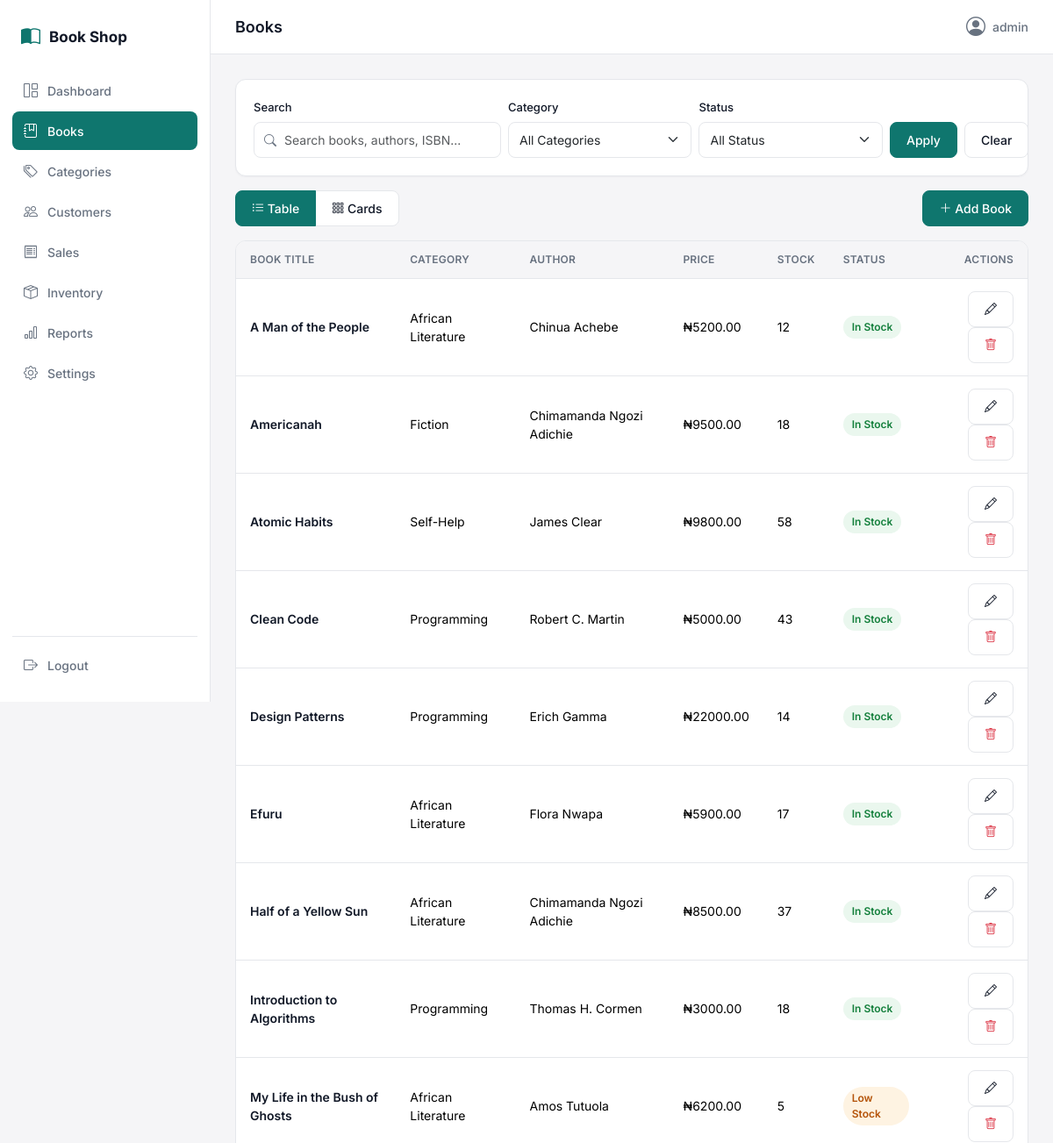
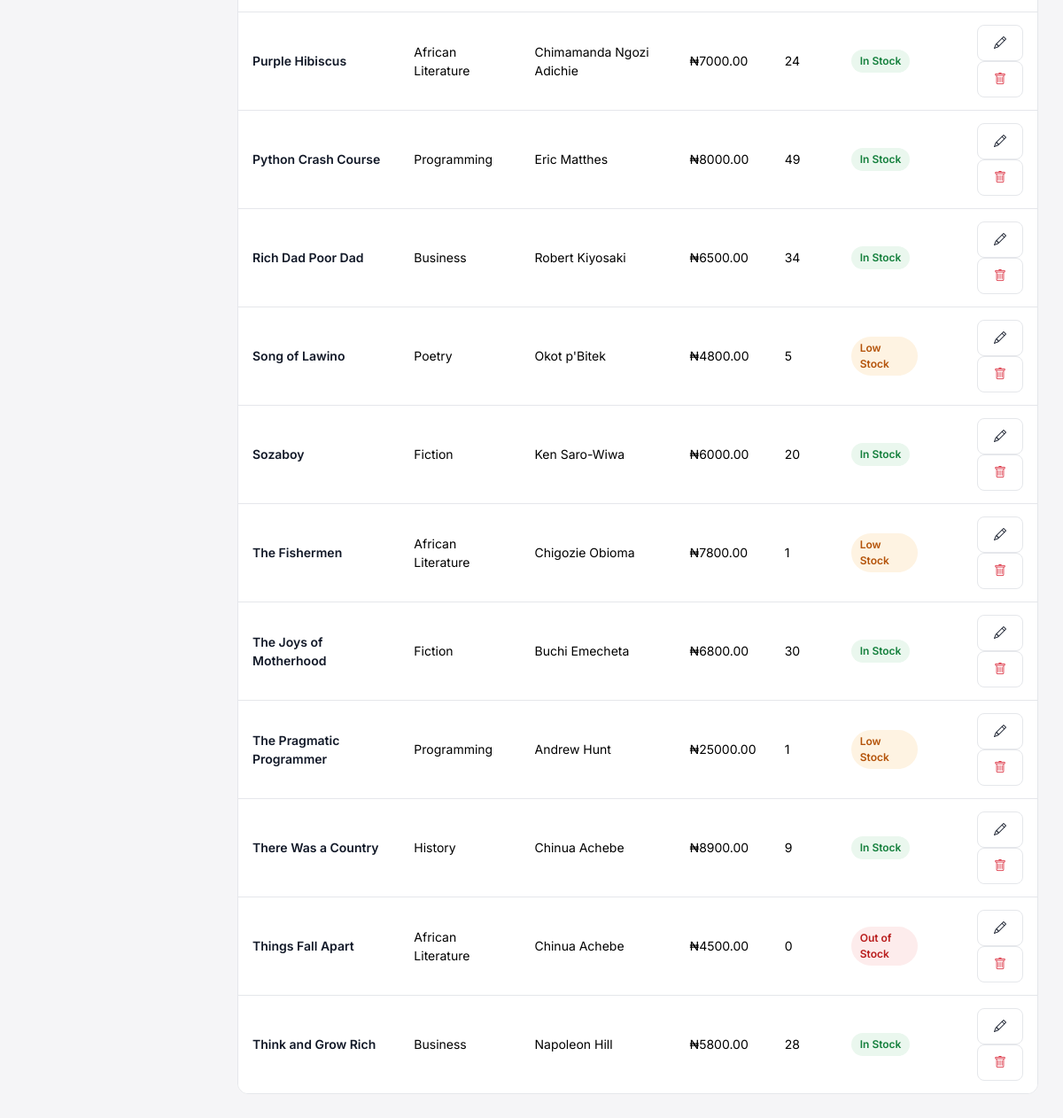
The app's page /books/ (signed in) with its own data (2 pictures, top to bottom).
### shop/models.py (models this page shows, shortened)
class Book(models.Model):
    title = models.CharField(max_length=255)
    author = models.CharField(max_length=255)
    isbn = models.CharField(max_length=13, unique=True, validators=[isbn_validator])
    category = models.ForeignKey(Category, on_delete=models.PROTECT, related_name="books")
    price = models.DecimalField(max_digits=10, decimal_places=2, validators=[MinValueValidator(0)])
    quantity = models.PositiveIntegerField(default=0, validators=[MinValueValidator(0)])
    description = models.TextField(blank=True)
    cover_image_url = models.URLField(max_length=500, blank=True)
    created_at = models.DateTimeField(auto_now_add=True)
    updated_at = models.DateTimeField(auto_now=True)
    class Meta:
        ordering = ["title"]
    @property
    def stock_status(self):
        from django.conf import settings as dj_settings
        threshold = getattr(dj_settings, "LOW_STOCK_THRESHOLD", 5)
        if self.quantity <= 0:
            return "out_of_stock"
        if self.quantity <= threshold:
            return "low_stock"
        return "in_stock"
    @property
    def stock_status_label(self):
        return {
            "out_of_stock": "Out of Stock",
            "low_stock": "Low Stock",
            "in_stock": "In Stock",
        }[self.stock_status]

class Category(models.Model):
    name = models.CharField(max_length=100, unique=True)
    description = models.TextField(blank=True)
    created_at = models.DateTimeField(auto_now_add=True)
    class Meta:
        ordering = ["name"]
        verbose_name_plural = "Categories"

### shop/views.py (the view)
# urls.py: path("books/", views.book_list, name="book_list"),
@login_required
def book_list(request):
    query = request.GET.get("q", "").strip()
    category_id = request.GET.get("category", "").strip()
    status = request.GET.get("status", "").strip()
    books = Book.objects.select_related("category").all()
    if query:
        books = books.filter(Q(title__icontains=query) | Q(author__icontains=query) | Q(isbn__icontains=query))
    if category_id:
        books = books.filter(category_id=category_id)
    if status:
        matching_ids = [b.pk for b in books if b.stock_status == status]
        books = books.filter(pk__in=matching_ids)
    return render(request, "books/book_list.html", {
        "active_nav": "books",
        "books": books,
        "categories": Category.objects.all(),
        "query": query,
        "selected_category": category_id,
        "selected_status": status,
    })

### templates/books/book_list.html (shortened to what this page needs)
{% extends "base.html" %}
{% block page_title %}Books{% endblock %}
{% block content %}
<form method="get" class="card-surface mb-3">
    <div class="row g-2 align-items-end">
        <div class="col-12 col-md-4">
            <label class="form-label">Search</label>
            <div class="search-input-wrap">
                <i class="bi bi-search"></i>
                <input type="text" name="q" class="form-control" placeholder="Search books, authors, ISBN..." value="{{ query }}">
            </div>
        </div>
        <div class="col-6 col-md-3">
            <label class="form-label">Category</label>
            <select name="category" class="form-select">
                <option value="">All Categories</option>
            </select>
        </div>
        <div class="col-6 col-md-3">
            <label class="form-label">Status</label>
            <select name="status" class="form-select">
                <option value="">All Status</option>
            </select>
        </div>
        <div class="col-12 col-md-2 d-flex gap-2">
            <button type="submit" class="btn btn-primary-custom flex-grow-1">Apply</button>
            <a href="{% url 'book_list' %}" class="btn btn-outline-plain">Clear</a>
        </div>
    </div>
</form>
<div class="d-flex justify-content-between align-items-center mb-3">
    <div class="btn-group" role="group" aria-label="View toggle">
        <button type="button" class="btn btn-outline-plain view-toggle-btn active" data-view="table" id="tableViewBtn">
            <i class="bi bi-list-ul"></i> Table
        </button>
        <button type="button" class="btn btn-outline-plain view-toggle-btn" data-view="grid" id="gridViewBtn">
            <i class="bi bi-grid-3x3-gap"></i> Cards
        </button>
    </div>
    <a href="{% url 'book_create' %}" class="btn btn-primary-custom"><i class="bi bi-plus-lg"></i> Add Book</a>
</div>
<div id="books-table-view" class="table-custom">
    <table class="table">
        <thead>
            <tr>
                <th>Book Title</th>
                <th>Category</th>
                <th>Author</th>
                <th>Price</th>
                <th>Stock</th>
                <th>Status</th>
                <th class="text-end">Actions</th>
            </tr>
        </thead>
        <tbody>
        {% for book in books %}
            <tr>
                <td><a href="{% url 'book_detail' book.pk %}" class="fw-semibold text-decoration-none" style="color: var(--color-text);">{{ book.title }}</a></td>
                <td class="text-secondary-custom">{{ book.category.name }}</td>
                <td class="text-secondary-custom">{{ book.author }}</td>
                <td>₦{{ book.price|floatformat:2 }}</td>
                <td>{{ book.quantity }}</td>
                <td>
                    {% if book.stock_status == "in_stock" %}
                        <span class="status-badge status-in-stock">{{ book.stock_status_label }}</span>
                    {% elif book.stock_status == "low_stock" %}
                        <span class="status-badge status-low-stock">{{ book.stock_status_label }}</span>
                    {% else %}
                        <span class="status-badge status-out-of-stock">{{ book.stock_status_label }}</span>
                    {% endif %}
                </td>
                <td class="text-end">
                    <a href="{% url 'book_edit' book.pk %}" class="btn btn-sm btn-outline-plain"><i class="bi bi-pencil"></i></a>
                    <button type="button" class="btn btn-sm btn-outline-plain text-danger" data-bs-toggle="modal" data-bs-target="#deleteBook{{ book.pk }}"><i class="bi bi-trash"></i></button>
                </td>
            </tr>
        {% endfor %}
        </tbody>
    </table>
</div>
{% endblock %}

### templates/base.html (shortened to what this page needs)
{% load static %}
<!DOCTYPE html>
<html lang="en">
<head>
    <link href="https://cdn.jsdelivr.net/npm/bootstrap@5.3.3/dist/css/bootstrap.min.css" rel="stylesheet">
    <link href="https://cdn.jsdelivr.net/npm/bootstrap-icons@1.11.3/font/bootstrap-icons.css" rel="stylesheet">
    <link rel="stylesheet" href="{% static 'css/style.css' %}">
</head>
<body>
{% if user.is_authenticated %}
<div class="app-shell">
    <aside class="sidebar" id="sidebar">
        <div class="sidebar-brand">
            <i class="bi bi-book-half"></i>
            <span>Book Shop</span>
        </div>
        <nav class="sidebar-nav">
            <a href="{% url 'dashboard' %}" class="nav-link {% if active_nav == 'dashboard' %}active{% endif %}">
                <i class="bi bi-grid-1x2"></i> Dashboard
            </a>
            <a href="{% url 'book_list' %}" class="nav-link {% if active_nav == 'books' %}active{% endif %}">
                <i class="bi bi-journal-bookmark"></i> Books
            </a>
            <a href="{% url 'category_list' %}" class="nav-link {% if active_nav == 'categories' %}active{% endif %}">
                <i class="bi bi-tags"></i> Categories
            </a>
            <a href="{% url 'customer_list' %}" class="nav-link {% if active_nav == 'customers' %}active{% endif %}">
                <i class="bi bi-people"></i> Customers
            </a>
            <a href="{% url 'sale_list' %}" class="nav-link {% if active_nav == 'sales' %}active{% endif %}">
                <i class="bi bi-receipt"></i> Sales
            </a>
            <a href="{% url 'inventory_overview' %}" class="nav-link {% if active_nav == 'inventory' %}active{% endif %}">
                <i class="bi bi-box-seam"></i> Inventory
            </a>
            <a href="{% url 'sales_report' %}" class="nav-link {% if active_nav == 'reports' %}active{% endif %}">
                <i class="bi bi-bar-chart"></i> Reports
            </a>
            <a href="{% url 'settings_page' %}" class="nav-link {% if active_nav == 'settings' %}active{% endif %}">
                <i class="bi bi-gear"></i> Settings
            </a>
        </nav>
        <form method="post" action="{% url 'logout' %}" class="sidebar-logout">
            <button type="submit" class="nav-link logout-btn">
                <i class="bi bi-box-arrow-right"></i> Logout
            </button>
        </form>
    </aside>
    <div class="main-area">
        <header class="topbar">
            <div class="topbar-title">{% block page_title %}{% endblock %}</div>
            <div class="topbar-user">
                <i class="bi bi-person-circle"></i> {{ user.get_username }}
            </div>
        </header>
        <main class="content">
            {% block content %}{% endblock %}
        </main>
    </div>
</div>
{% else %}
    {% block auth_content %}{% endblock %}
{% endif %}
</body>
</html>

### records on screen
Book: title "A Man of the People", category.name "African Literature", author "Chinua Achebe", price "5200.00", quantity "12", stock_status_label "In Stock"
Book: title "Americanah", category.name "Fiction", author "Chimamanda Ngozi Adichie", price "9500.00", quantity "18", stock_status_label "In Stock"
Book: title "Atomic Habits", category.name "Self-Help", author "James Clear", price "9800.00", quantity "58", stock_status_label "In Stock"
Book: title "Clean Code", category.name "Programming", author "Robert C. Martin", price "5000.00", quantity "43", stock_status_label "In Stock"
Book: title "Design Patterns", category.name "Programming", author "Erich Gamma", price "22000.00", quantity "14", stock_status_label "In Stock"
Book: title "Efuru", category.name "African Literature", author "Flora Nwapa", price "5900.00", quantity "17", stock_status_label "In Stock"
Book: title "Half of a Yellow Sun", category.name "African Literature", author "Chimamanda Ngozi Adichie", price "8500.00", quantity "37", stock_status_label "In Stock"
Book: title "Introduction to Algorithms", category.name "Programming", author "Thomas H. Cormen", price "3000.00", quantity "18", stock_status_label "In Stock"
Book: title "My Life in the Bush of Ghosts", category.name "African Literature", author "Amos Tutuola", price "6200.00", quantity "5", stock_status_label "Low Stock"
Book: title "Purple Hibiscus", category.name "African Literature", author "Chimamanda Ngozi Adichie", price "7000.00", quantity "24", stock_status_label "In Stock"
Book: title "Python Crash Course", category.name "Programming", author "Eric Matthes", price "8000.00", quantity "49", stock_status_label "In Stock"
Book: title "Rich Dad Poor Dad", category.name "Business", author "Robert Kiyosaki", price "6500.00", quantity "34", stock_status_label "In Stock"
Book: title "Song of Lawino", category.name "Poetry", author "Okot p'Bitek", price "4800.00", quantity "5", stock_status_label "Low Stock"
Book: title "Sozaboy", category.name "Fiction", author "Ken Saro-Wiwa", price "6000.00", quantity "20", stock_status_label "In Stock"
Book: title "The Fishermen", category.name "African Literature", author "Chigozie Obioma", price "7800.00", quantity "1", stock_status_label "Low Stock"
Book: title "The Joys of Motherhood", category.name "Fiction", author "Buchi Emecheta", price "6800.00", quantity "30", stock_status_label "In Stock"
Book: title "The Pragmatic Programmer", category.name "Programming", author "Andrew Hunt", price "25000.00", quantity "1", stock_status_label "Low Stock"
Book: title "There Was a Country", category.name "History", author "Chinua Achebe", price "8900.00", quantity "9", stock_status_label "In Stock"
Book: title "Things Fall Apart", category.name "African Literature", author "Chinua Achebe", price "4500.00", quantity "0", stock_status_label "Out of Stock"
Book: title "Think and Grow Rich", category.name "Business", author "Napoleon Hill", price "5800.00", quantity "28", stock_status_label "In Stock"

### other values on screen
{{ user.get_username }} "admin"
